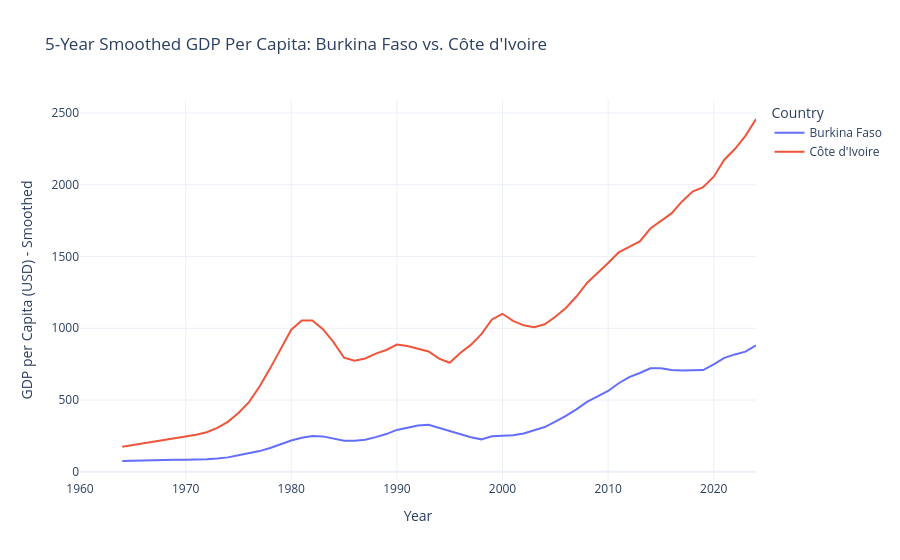

Notebook source saved alongside this figure:
### Markdown cell above
## 3. Comparative Visualization
Visualizing the evolution of GDP per capita and the smoothed trend for both nations.

### Code cell
fig = px.line(df_final, x='Year', y='SMA_5', color='Country',
              title='5-Year Smoothed GDP Per Capita: Burkina Faso vs. Côte d\'Ivoire',
              labels={'SMA_5': 'GDP per Capita (USD) - Smoothed', 'Year': 'Year'},
              template='plotly_white')

fig.show()

### Figure 1 — Plotly figure (JSON) as saved in the notebook; plotly's stock layout.template omitted (floating-point values rounded to 4 significant figures)
{"data": [{"hovertemplate": "Country=Burkina Faso<br>Year=%{x}<br>GDP per Capita (USD) - Smoothed=%{y}<extra></extra>", "legendgroup": "Burkina Faso", "line": {"color": "#636efa", "dash": "solid"}, "marker": {"symbol": "circle"}, "mode": "lines", "name": "Burkina Faso", "orientation": "v", "showlegend": true, "type": "scatter", "x": [1960, 1961, 1962, 1963, 1964, 1965, 1966, 1967, 1968, 1969, 1970, 1971, 1972, 1973, 1974, 1975, 1976, 1977, 1978, 1979, 1980, 1981, 1982, 1983, 1984, 1985, 1986, 1987, 1988, 1989, 1990, 1991, 1992, 1993, 1994, 1995, 1996, 1997, 1998, 1999, 2000, 2001, 2002, 2003, 2004, 2005, 2006, 2007, 2008, 2009, 2010, 2011, 2012, 2013, 2014, 2015, 2016, 2017, 2018, 2019, 2020, 2021, 2022, 2023, 2024], "xaxis": "x", "y": [null, null, null, null, 75.67, 78.26, 80.38, 81.87, 83.09, 84.25, 84.18, 84.52, 87.52, 93.35, 100.9, 115.2, 129.4, 144.6, 166.6, 193.3, 218.3, 236.9, 249.5, 247.2, 233.0, 216.3, 216.1, 224.3, 242.1, 263.2, 292.1, 309.4, 323.0, 327.6, 306.4, 284.5, 266.3, 241.4, 226.5, 247.6, 251.6, 254.9, 267.3, 289.9, 312.0, 350.5, 389.7, 435.5, 486.9, 526.5, 563.2, 617.1, 660.5, 688.6, 721.2, 722.2, 710.0, 705.5, 709.1, 709.1, 748.1, 794.4, 818.1, 837.3, 880.7], "yaxis": "y"}, {"hovertemplate": "Country=Côte d'Ivoire<br>Year=%{x}<br>GDP per Capita (USD) - Smoothed=%{y}<extra></extra>", "legendgroup": "Côte d'Ivoire", "line": {"color": "#EF553B", "dash": "solid"}, "marker": {"symbol": "circle"}, "mode": "lines", "name": "Côte d'Ivoire", "orientation": "v", "showlegend": true, "type": "scatter", "x": [1960, 1961, 1962, 1963, 1964, 1965, 1966, 1967, 1968, 1969, 1970, 1971, 1972, 1973, 1974, 1975, 1976, 1977, 1978, 1979, 1980, 1981, 1982, 1983, 1984, 1985, 1986, 1987, 1988, 1989, 1990, 1991, 1992, 1993, 1994, 1995, 1996, 1997, 1998, 1999, 2000, 2001, 2002, 2003, 2004, 2005, 2006, 2007, 2008, 2009, 2010, 2011, 2012, 2013, 2014, 2015, 2016, 2017, 2018, 2019, 2020, 2021, 2022, 2023, 2024], "xaxis": "x", "y": [null, null, null, null, 174.9, 186.6, 198.5, 211.0, 225.3, 234.7, 247.1, 258.8, 276.2, 306.0, 348.4, 409.5, 485.6, 594.1, 720.8, 857.4, 990.0, 1055.0, 1054.0, 993.4, 903.8, 795.3, 773.6, 789.6, 824.0, 848.8, 886.9, 876.9, 860.0, 838.9, 788.8, 759.7, 828.3, 884.3, 958.9, 1062.0, 1101.0, 1052.0, 1021.0, 1007.0, 1028.0, 1080.0, 1141.0, 1221.0, 1316.0, 1384.0, 1455.0, 1528.0, 1564.0, 1605.0, 1695.0, 1747.0, 1800.0, 1884.0, 1953.0, 1983.0, 2056.0, 2175.0, 2248.0, 2341.0, 2458.0], "yaxis": "y"}], "layout": {"legend": {"title": {"text": "Country"}, "tracegroupgap": 0}, "title": {"text": "5-Year Smoothed GDP Per Capita: Burkina Faso vs. Côte d'Ivoire"}, "xaxis": {"anchor": "y", "domain": [0, 1], "title": {"text": "Year"}}, "yaxis": {"anchor": "x", "domain": [0, 1], "title": {"text": "GDP per Capita (USD) - Smoothed"}}}}
